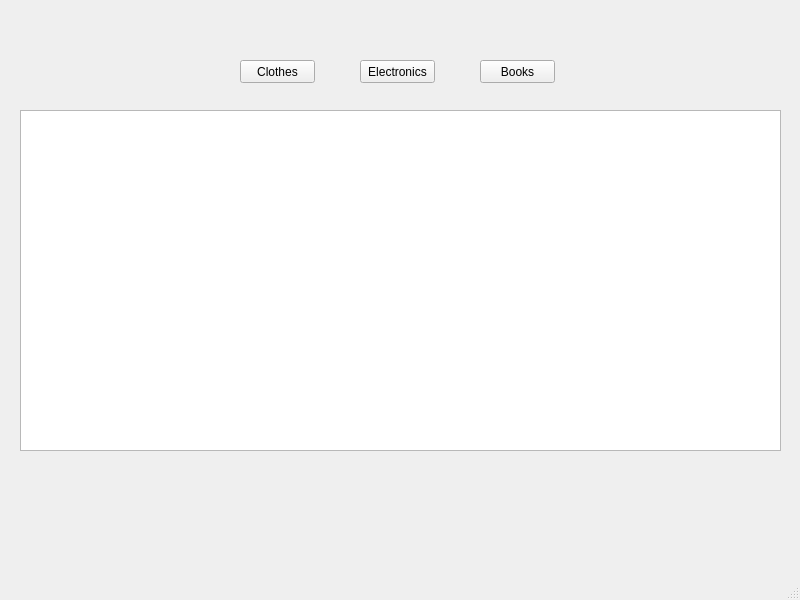
<?xml version="1.0" encoding="UTF-8"?>
<ui version="4.0">
 <class>HomeWindow</class>
 <widget class="QMainWindow" name="HomeWindow">
  <property name="geometry">
   <rect>
    <x>0</x>
    <y>0</y>
    <width>800</width>
    <height>600</height>
   </rect>
  </property>
  <property name="windowTitle">
   <string>Home</string>
  </property>
  <widget class="QWidget" name="centralwidget">
   <widget class="QPushButton" name="clothesPushButton">
    <property name="geometry">
     <rect>
      <x>240</x>
      <y>60</y>
      <width>75</width>
      <height>23</height>
     </rect>
    </property>
    <property name="text">
     <string>Clothes</string>
    </property>
   </widget>
   <widget class="QPushButton" name="pushButton_2">
    <property name="geometry">
     <rect>
      <x>360</x>
      <y>60</y>
      <width>75</width>
      <height>23</height>
     </rect>
    </property>
    <property name="text">
     <string>Electronics</string>
    </property>
   </widget>
   <widget class="QPushButton" name="pushButton_3">
    <property name="geometry">
     <rect>
      <x>480</x>
      <y>60</y>
      <width>75</width>
      <height>23</height>
     </rect>
    </property>
    <property name="text">
     <string>Books</string>
    </property>
   </widget>
   <widget class="QWidget" name="horizontalLayoutWidget">
    <property name="geometry">
     <rect>
      <x>20</x>
      <y>110</y>
      <width>761</width>
      <height>341</height>
     </rect>
    </property>
    <layout class="QHBoxLayout" name="horizontalLayout">
     <item>
      <widget class="QListWidget" name="imageListWidget"/>
     </item>
    </layout>
   </widget>
  </widget>
  <widget class="QMenuBar" name="menubar">
   <property name="geometry">
    <rect>
     <x>0</x>
     <y>0</y>
     <width>800</width>
     <height>21</height>
    </rect>
   </property>
  </widget>
  <widget class="QStatusBar" name="statusbar"/>
 </widget>
 <resources/>
 <connections/>
</ui>
